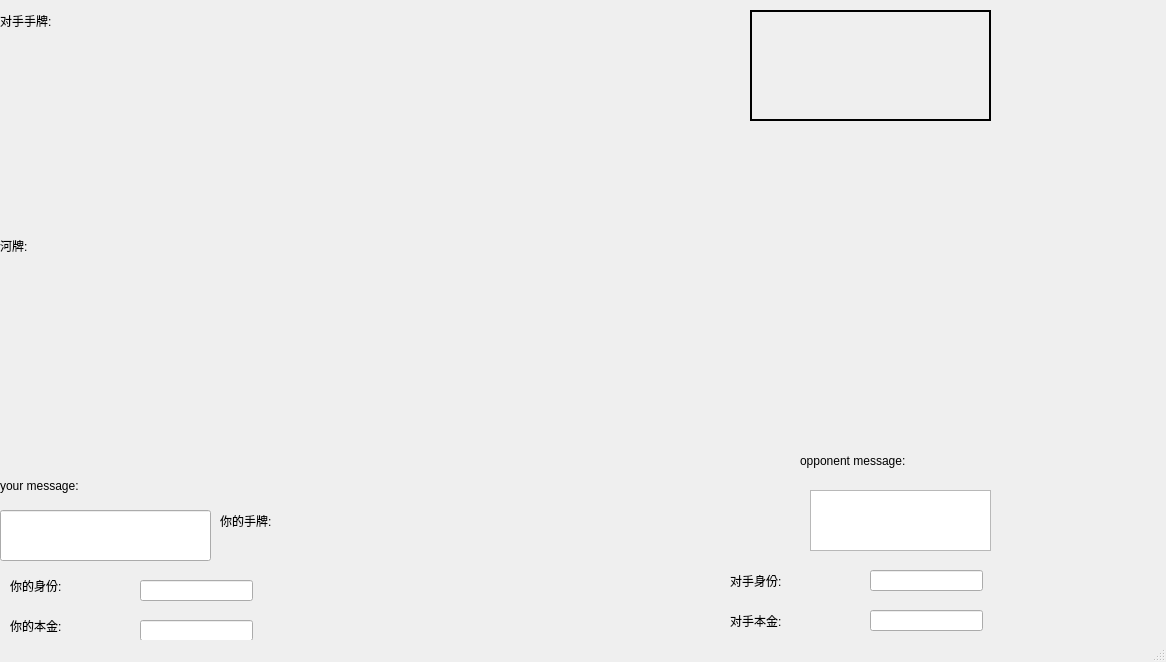
<?xml version="1.0" encoding="UTF-8"?>
<ui version="4.0">
 <class>round2</class>
 <widget class="QMainWindow" name="round2">
  <property name="geometry">
   <rect>
    <x>0</x>
    <y>0</y>
    <width>1166</width>
    <height>662</height>
   </rect>
  </property>
  <property name="windowTitle">
   <string>MainWindow</string>
  </property>
  <widget class="QWidget" name="centralwidget">
   <widget class="QLabel" name="label_4">
    <property name="geometry">
     <rect>
      <x>800</x>
      <y>440</y>
      <width>211</width>
      <height>41</height>
     </rect>
    </property>
    <property name="text">
     <string>opponent message:</string>
    </property>
   </widget>
   <widget class="QWidget" name="Widget_3" native="true">
    <property name="geometry">
     <rect>
      <x>0</x>
      <y>570</y>
      <width>291</width>
      <height>131</height>
     </rect>
    </property>
    <widget class="QLabel" name="label_5">
     <property name="geometry">
      <rect>
       <x>10</x>
       <y>0</y>
       <width>111</width>
       <height>31</height>
      </rect>
     </property>
     <property name="text">
      <string>你的身份:</string>
     </property>
    </widget>
    <widget class="QLineEdit" name="your_identify">
     <property name="geometry">
      <rect>
       <x>140</x>
       <y>10</y>
       <width>113</width>
       <height>21</height>
      </rect>
     </property>
    </widget>
    <widget class="QLabel" name="label_6">
     <property name="geometry">
      <rect>
       <x>10</x>
       <y>40</y>
       <width>111</width>
       <height>31</height>
      </rect>
     </property>
     <property name="text">
      <string>你的本金:</string>
     </property>
    </widget>
    <widget class="QLineEdit" name="your_bonus">
     <property name="geometry">
      <rect>
       <x>140</x>
       <y>50</y>
       <width>113</width>
       <height>21</height>
      </rect>
     </property>
    </widget>
    <widget class="QLabel" name="label_7">
     <property name="geometry">
      <rect>
       <x>10</x>
       <y>79</y>
       <width>111</width>
       <height>41</height>
      </rect>
     </property>
     <property name="text">
      <string>你的赌注:</string>
     </property>
    </widget>
    <widget class="QLineEdit" name="your_bet">
     <property name="geometry">
      <rect>
       <x>140</x>
       <y>90</y>
       <width>113</width>
       <height>21</height>
      </rect>
     </property>
    </widget>
   </widget>
   <widget class="QLabel" name="River2">
    <property name="geometry">
     <rect>
      <x>210</x>
      <y>270</y>
      <width>101</width>
      <height>141</height>
     </rect>
    </property>
    <property name="text">
     <string/>
    </property>
   </widget>
   <widget class="QLabel" name="your_Poker2">
    <property name="geometry">
     <rect>
      <x>550</x>
      <y>530</y>
      <width>101</width>
      <height>141</height>
     </rect>
    </property>
    <property name="text">
     <string/>
    </property>
   </widget>
   <widget class="QLabel" name="River3">
    <property name="geometry">
     <rect>
      <x>330</x>
      <y>270</y>
      <width>101</width>
      <height>141</height>
     </rect>
    </property>
    <property name="text">
     <string/>
    </property>
   </widget>
   <widget class="QLabel" name="your_Poker1">
    <property name="geometry">
     <rect>
      <x>330</x>
      <y>530</y>
      <width>101</width>
      <height>141</height>
     </rect>
    </property>
    <property name="text">
     <string/>
    </property>
   </widget>
   <widget class="QLabel" name="label">
    <property name="geometry">
     <rect>
      <x>220</x>
      <y>500</y>
      <width>101</width>
      <height>41</height>
     </rect>
    </property>
    <property name="text">
     <string>你的手牌:</string>
    </property>
   </widget>
   <widget class="QWidget" name="widget_2" native="true">
    <property name="geometry">
     <rect>
      <x>720</x>
      <y>560</y>
      <width>271</width>
      <height>141</height>
     </rect>
    </property>
    <widget class="QLabel" name="label_8">
     <property name="geometry">
      <rect>
       <x>10</x>
       <y>0</y>
       <width>111</width>
       <height>41</height>
      </rect>
     </property>
     <property name="text">
      <string>对手身份:</string>
     </property>
    </widget>
    <widget class="QLabel" name="label_9">
     <property name="geometry">
      <rect>
       <x>10</x>
       <y>40</y>
       <width>121</width>
       <height>41</height>
      </rect>
     </property>
     <property name="text">
      <string>对手本金:</string>
     </property>
    </widget>
    <widget class="QLabel" name="label_10">
     <property name="geometry">
      <rect>
       <x>10</x>
       <y>94</y>
       <width>101</width>
       <height>31</height>
      </rect>
     </property>
     <property name="text">
      <string>对手赌注:</string>
     </property>
    </widget>
    <widget class="QLineEdit" name="opponent_identify">
     <property name="geometry">
      <rect>
       <x>150</x>
       <y>10</y>
       <width>113</width>
       <height>21</height>
      </rect>
     </property>
    </widget>
    <widget class="QLineEdit" name="opponent_bonus">
     <property name="geometry">
      <rect>
       <x>150</x>
       <y>50</y>
       <width>113</width>
       <height>21</height>
      </rect>
     </property>
    </widget>
    <widget class="QLineEdit" name="opponent_bet">
     <property name="geometry">
      <rect>
       <x>150</x>
       <y>100</y>
       <width>113</width>
       <height>21</height>
      </rect>
     </property>
    </widget>
   </widget>
   <widget class="QLabel" name="opponent_Poker2">
    <property name="geometry">
     <rect>
      <x>520</x>
      <y>10</y>
      <width>101</width>
      <height>141</height>
     </rect>
    </property>
    <property name="text">
     <string/>
    </property>
   </widget>
   <widget class="QLabel" name="River1">
    <property name="geometry">
     <rect>
      <x>90</x>
      <y>270</y>
      <width>101</width>
      <height>141</height>
     </rect>
    </property>
    <property name="text">
     <string/>
    </property>
   </widget>
   <widget class="QLabel" name="label_2">
    <property name="geometry">
     <rect>
      <x>0</x>
      <y>230</y>
      <width>101</width>
      <height>31</height>
     </rect>
    </property>
    <property name="text">
     <string>河牌:</string>
    </property>
   </widget>
   <widget class="QLabel" name="round_message">
    <property name="geometry">
     <rect>
      <x>750</x>
      <y>10</y>
      <width>241</width>
      <height>111</height>
     </rect>
    </property>
    <property name="font">
     <font>
      <family>Agency FB</family>
      <pointsize>24</pointsize>
      <weight>75</weight>
      <bold>true</bold>
     </font>
    </property>
    <property name="frameShape">
     <enum>QFrame::WinPanel</enum>
    </property>
    <property name="text">
     <string/>
    </property>
   </widget>
   <widget class="QTextEdit" name="opponent_message">
    <property name="geometry">
     <rect>
      <x>810</x>
      <y>490</y>
      <width>181</width>
      <height>61</height>
     </rect>
    </property>
   </widget>
   <widget class="QLabel" name="River4">
    <property name="geometry">
     <rect>
      <x>450</x>
      <y>270</y>
      <width>101</width>
      <height>141</height>
     </rect>
    </property>
    <property name="text">
     <string/>
    </property>
   </widget>
   <widget class="QLabel" name="River5">
    <property name="geometry">
     <rect>
      <x>570</x>
      <y>270</y>
      <width>101</width>
      <height>141</height>
     </rect>
    </property>
    <property name="text">
     <string/>
    </property>
   </widget>
   <widget class="QLineEdit" name="your_message">
    <property name="geometry">
     <rect>
      <x>0</x>
      <y>510</y>
      <width>211</width>
      <height>51</height>
     </rect>
    </property>
   </widget>
   <widget class="QLabel" name="label_3">
    <property name="geometry">
     <rect>
      <x>0</x>
      <y>0</y>
      <width>191</width>
      <height>41</height>
     </rect>
    </property>
    <property name="text">
     <string>对手手牌:</string>
    </property>
   </widget>
   <widget class="QWidget" name="widget" native="true">
    <property name="geometry">
     <rect>
      <x>230</x>
      <y>700</y>
      <width>515</width>
      <height>50</height>
     </rect>
    </property>
    <layout class="QHBoxLayout" name="horizontalLayout">
     <item>
      <widget class="QPushButton" name="fold">
       <property name="text">
        <string>fold</string>
       </property>
      </widget>
     </item>
     <item>
      <widget class="QPushButton" name="check">
       <property name="text">
        <string>check</string>
       </property>
      </widget>
     </item>
     <item>
      <widget class="QPushButton" name="follow">
       <property name="text">
        <string>follow</string>
       </property>
      </widget>
     </item>
     <item>
      <widget class="QPushButton" name="raise">
       <property name="text">
        <string>raises</string>
       </property>
      </widget>
     </item>
     <item>
      <widget class="QPushButton" name="allin">
       <property name="text">
        <string>all in</string>
       </property>
      </widget>
     </item>
    </layout>
   </widget>
   <widget class="QLabel" name="label_11">
    <property name="geometry">
     <rect>
      <x>0</x>
      <y>460</y>
      <width>151</width>
      <height>51</height>
     </rect>
    </property>
    <property name="text">
     <string>your message:</string>
    </property>
   </widget>
   <widget class="QLabel" name="opponent_Poker1">
    <property name="geometry">
     <rect>
      <x>330</x>
      <y>10</y>
      <width>101</width>
      <height>141</height>
     </rect>
    </property>
    <property name="text">
     <string/>
    </property>
   </widget>
  </widget>
  <widget class="QMenuBar" name="menubar">
   <property name="geometry">
    <rect>
     <x>0</x>
     <y>0</y>
     <width>1166</width>
     <height>26</height>
    </rect>
   </property>
  </widget>
  <widget class="QStatusBar" name="statusbar"/>
 </widget>
 <resources/>
 <connections/>
</ui>
